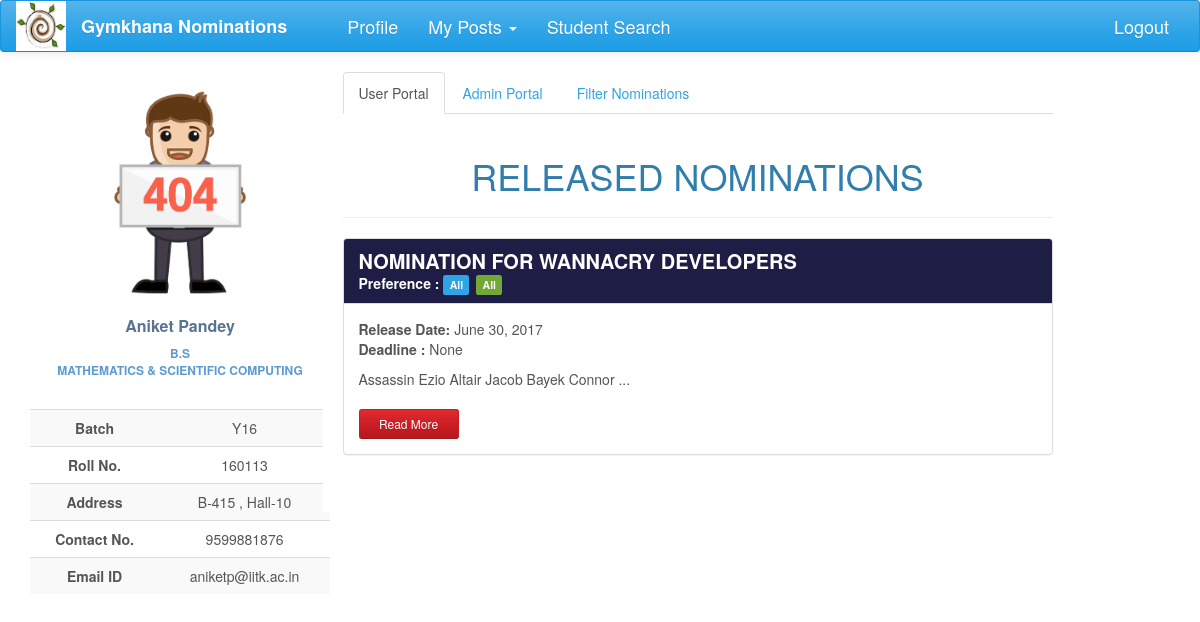
Screenshot of /nominations/ (signed in) with the database file from the repository.
### nomi/models.py (models this page shows, shortened)
class UserProfile(models.Model):
    user = models.OneToOneField(User, on_delete=models.CASCADE)
    user_img = models.ImageField(upload_to=user_directory_path, null=True, blank=True)
    name = models.CharField(max_length=40, blank=True)
    roll_no = models.IntegerField(null=True)
    year = models.CharField(max_length=4, choices=YEAR, default='Y16')
    programme = models.CharField(max_length=7, choices=PROGRAMME, default='B.Tech')
    department = models.CharField(max_length=200, choices=DEPT, default='AE')
    hall = models.CharField(max_length=10, choices=HALL, default=1)
    room_no = models.CharField(max_length=10, null=True, blank=True)
    contact = models.CharField(max_length=10, null=True, blank=True)
    def image_url(self):
        if self.user_img and hasattr(self.user_img, 'url'):
            return self.user_img.url
        else:
            return '/static/nomi/img/banner.png'

class Nomination(models.Model):
    name = models.CharField(max_length=200)
    description = models.TextField(max_length=20000, null=True, blank=True)
    brief_desc = models.TextField(max_length=300, null=True, blank=True)
    nomi_post = models.ForeignKey(Post, null=True)
    nomi_form = models.OneToOneField('forms.Questionnaire', null=True, blank=True)
    status = models.CharField(max_length=50, choices=STATUS, default='Nomination created')
    result_approvals = models.ManyToManyField(Post, related_name='result_approvals', symmetrical=False, blank=True)
    nomi_approvals = models.ManyToManyField(Post, related_name='nomi_approvals', symmetrical=False, blank=True)
    group_status = models.CharField(max_length=50, choices= GROUP_STATUS, default='normal')
    tags = models.ManyToManyField(Club, related_name='club_nomi', symmetrical=False, blank=True)
    opening_date = models.DateField(null=True, blank=True)
    closing_date = models.DateField(null=True, blank=True, editable=True)
    year_choice = models.CharField(max_length=100, choices=YEAR_1, null=True)
    hall_choice = models.CharField(max_length=100, choices=HALL_1, null=True)
    dept_choice = models.CharField(max_length=100, choices=DEPT_1, null=True)

### nomi/views.py (the view, shortened to what this page needs)
@login_required
def index(request):
    if request.user.is_authenticated:
        try:
            posts = Post.objects.filter(post_holders=request.user)
            username = UserProfile.objects.get(user=request.user)
            club_filter = ClubFilter(request.POST or None)
            grouped_nomi = GroupNomination.objects.filter(status='out')
            nomi = Nomination.objects.filter(group_status='normal').filter(status='Nomination out')
            result_query = sorted(chain(nomi, grouped_nomi), key=attrgetter('opening_date'), reverse=True)
            return render(request, 'index1.html', context={'posts': posts, 'username': username,
                                                           'result_query': result_query, 'club_filter': club_filter})
        except ObjectDoesNotExist:
            profile = UserProfile.objects.create(user=request.user)
            pk = profile.pk
            return HttpResponseRedirect(reverse('profile_update', kwargs={'pk': pk}))
    else:
        return HttpResponseRedirect(reverse('login'))

### nomi/global_contexts.py (called while the page is built)
def context(request):
    if request.user.is_authenticated:
        try:
            my_profile = UserProfile.objects.get(user=request.user)
            my_posts = Post.objects.filter(post_holders=request.user)
            length = len(my_posts)
            senate = False
            for post in my_posts:
                if post.perms == 'can ratify the post':
                    senate = True
            return {'my_posts': my_posts, 'my_profile': my_profile, 'senate': senate, 'length': length}
        except ObjectDoesNotExist:
            return {'my_posts': 0, 'my_profile': 0}
    else:
        return {'my_posts': 0, 'my_profile': 0}

### nomi/models.py (called while the page is built)
    def __str__(self):
        return self.club_name

### nomi/templatetags/temp_tags.py (called while the page is built)
@register.filter
def to_class_name(value):
    return value.__class__.__name__

@register.filter
def group_status(group):
    out = False
    for nomi in group.nominations.all():
        if nomi.status == 'Nomination out':
            out = True
            break
    return out

### nomi/templates/index1.html (shortened to what this page needs)
{% extends 'base2.html' %}
{% load staticfiles %}
{% load bootstrap %}
{% load temp_tags %}
{% block content %}
<div class="profile-content ">
    <div>
         <ul class="nav nav-tabs">
             <li class="active"><a href="#user" data-toggle="tab" aria-expanded="true">User Portal</a></li>
             {% if posts %}
              <li><a href="{% url 'admin_portal' %}" aria-expanded="false">Admin Portal</a></li>
             {% endif %}
            <li><a href="#filter" data-toggle="tab" aria-expanded="true">Filter Nominations</a></li>
         </ul>
    </div>
    <div id="myTabContent" class="tab-content">
         <div class="tab-pane fade active in profile-nominations" id="user">
                <br>
                <div>
                <div>
                    <h1 style="text-align: center">RELEASED NOMINATIONS</h1>
                    <hr>
                </div>
                    {% for nomi in result_query %}
                    {% if nomi|to_class_name == 'Nomination' %}
                    <div class="panel panel-success">
                    <div class="panel-heading" style="background-color: #1e1d46">
                        <h3 class="panel-title" style="font-weight: bolder; font-size: 20px">{{ nomi.name.upper }}</h3>
                        <span style="font-weight: bolder">Preference : </span>
                        <span class="label label-primary">{{nomi.year_choice}}</span>
                        <span class="label label-success">{{nomi.dept_choice}}</span>
                    </div>
                    <div class="panel-body">
                        <div><span style="font-weight: bold">Release Date: </span> {{nomi.opening_date}}</div>
                        <p><span style="font-weight: bolder"> Deadline :  </span>{{nomi.closing_date}}</p>
                        <p>{{nomi.brief_desc}} ...</p>
                        <a href="{% url 'nomi_detail' nomi_pk=nomi.pk %}"
                           class="btn btn-sm read-more-button btn-danger">Read More</a>
                    </div>
                    </div>
                        {% endif %}
                    {% endfor %}
                </div>
         </div>
    </div>
</div>
{% endblock %}

### nomi/templates/base2.html (shortened to what this page needs)
<!DOCTYPE html>
<html lang="en">
{% load staticfiles %}
{% load bootstrap %}
<head>
    <link href="https://maxcdn.bootstrapcdn.com/bootswatch/3.3.7/cerulean/bootstrap.min.css" rel="stylesheet"
>
    <link href="https://maxcdn.bootstrapcdn.com/font-awesome/4.7.0/css/font-awesome.min.css" rel="stylesheet"
>
    <link rel="stylesheet" href="{% static 'nomi/css/main.css' %}" type="text/css">
</head>
<body>
{% block navigation %}
<nav class="navbar navbar-default" id="navbar">
    <div class="container-fluid">
        <div class="navbar-header">
            <a href="#">
                <div>
                    <img src="{% static 'nomi/img/gym.jpg' %}" width="50" height="50">
                </div>
            </a>
        </div>
        <div class="collapse navbar-collapse" id="bs-example-navbar-collapse-1">
            <ul class="nav navbar-nav">
                <li><a href="{% url 'index' %}" id="brand">Gymkhana Nominations</a></li>
                <li><a href="{% url 'profile' %}" id="navbar-links">Profile</a></li>
                {% block posts%}
                    {% if my_posts %}
                        {% if senate and length == 1 %}
                        {% else %}
                        <li class="dropdown">
                            <a href="#" class="dropdown-toggle" id="navbar-links" data-toggle="dropdown" role="button"
                               aria-expanded="false">My Posts <span class="caret"></span></a>
                        </li>
                        {% endif %}
                    {% endif %}
                {% endblock %}
                <li><a href="{% url 'info:info' %}" id="navbar-links">Student Search</a></li>
            </ul>
            <ul class="nav navbar-nav navbar-right">
                <li id="navbar-links"><a href="{% url 'logout' %}?next={% url 'login' %}">Logout</a></li>
            </ul>
        </div>
    </div>
</nav>
{% endblock %}
<div class="container-fluid">
    <div  class="row profile">
        <div class="col-lg-3 col-md-3">
            {% block profile %}
            <div id="profile" class="profile-sidebar" style="position:fixed">
                <div class="profile-userpic">
                    <img src="{{ my_profile.image_url }}" class="img-responsive" alt="">
                </div>
                <div class="profile-usertitle">
                    <div class="profile-usertitle-name">
                        {{my_profile.name}}
                    </div>
                    <div class="profile-usertitle-job">
                        {{my_profile.programme}} <br> {{my_profile.department}}
                    </div>
                </div>
                <div class="profile-usermenu">
                    <table class="table table-striped table-hover ">
                        <tbody>
                        <tr>
                            <td id="topic">Batch</td>
                            <td>{{my_profile.year}} </td>
                        </tr>
                        <tr>
                            <td id="topic">Roll No.</td>
                            <td>{{my_profile.roll_no}} </td>
                        </tr>
                        <tr>
                            <td id="topic">Address</td>
                            <td>{{my_profile.room_no}} , Hall-{{my_profile.hall}}</td>
                        </tr>
                        <tr>
                            <td id="topic">Contact No.</td>
                            <td>{{ my_profile.contact }}</td>
                        </tr>
                        <tr>
                            <td id="topic">Email ID</td>
                            <td>{{my_profile.user}}@iitk.ac.in</td>
                        </tr>
                        </tbody>
                    </table>
                </div>
            </div>
            {% endblock %}
        </div>
        <div class="col-lg-8 col-md-8">
            {% block content %}{% endblock %}
        </div>
    </div>
</div>
</body>
</html>

### nomi/static/nomi/css/main.css (style rules this page uses)
#brand { text-decoration: none; font-size: large; font-weight: bold; margin-right: 30px; }
#navbar-links { font-size: large; }
#navbar { position: fixed; width: 100%; z-index: 100; }
body { background: #ffffff; }
.profile { margin: 20px 0; }
.profile-sidebar { padding: 20px 0 10px 0; width: 300px; margin-top: 50px; }
.profile-userpic img { float: none; margin: 0 auto; width: 50%; height: 50%; }
.profile-usertitle { text-align: center; margin-top: 20px; }
.profile-usertitle-name { color: #5a7391; font-size: 16px; font-weight: 600; margin-bottom: 7px; }
.profile-usertitle-job { text-transform: uppercase; color: #5b9bd1; font-size: 12px; font-weight: 600; margin-bottom: 15px; }
.profile-usermenu { margin-top: 30px; }
.profile-usermenu table tbody tr td { text-align: center; }
#topic { font-weight: bolder; }
.profile-content { z-index: 0; margin-top: 32px; padding: 20px; background: #ffffff; min-height: 460px; }
.btn { width: 150px; }
.read-more-button { margin-top: 10px; width: 100px; }
.panel-body p span { margin-bottom: 20px; }
.panel-success { transition: box-shadow 0.2s; }
.label { margin-right: 3px; }
.profile-nominations div div p span { font-weight: bold; }

### rows the page displays
UserProfile: name "Aniket Pandey", programme "B.S", department "MATHEMATICS & SCIENTIFIC COMPUTING", year "Y16", roll_no "160113", room_no "B-415", hall "10", contact "9599881876", user "aniketp"
Nomination: name "NOMINATION FOR WANNACRY DEVELOPERS", year_choice "All", dept_choice "All", opening_date "June 30, 2017", closing_date "None", brief_desc "Assassin Ezio Altair Jacob Bayek Connor"
